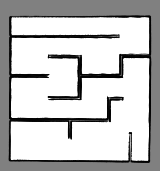
#> input picture src/gazebo_map/map/mymap.pgm, 160 x 171 px, given in place of the camera
$ python main.py
#> lines starting #> are read from the running program, lines starting #| are printed output that depends on the picture; after the words box and inside, x2 and y2 are one past the last pixel; in counts of white or black regions, pixels touching at a corner belong together
### pycharm/function.py
import cv2
import numpy as np

'''
参数:pts为二维矩阵
功能:寻找四边形的的四个角
'''


def order_points(pts):
    rect = np.zeros((4, 2), dtype="float32")
    s = np.sum(pts, axis=1)
    rect[0] = pts[np.argmin(s)]
    rect[2] = pts[np.argmax(s)]
    diff = np.diff(pts, axis=1)
    rect[1] = pts[np.argmin(diff)]
    rect[3] = pts[np.argmax(diff)]
    return rect


'''
参数:cnts为 cv2.findContours 函数的返回值 contours
功能:从轮廓中找面积最大的四边形
'''


def square(cnts):
    if len(cnts) > 0:
        i = -1
        # 按轮廓面积降序排列
        cnts = sorted(cnts, key=cv2.contourArea, reverse=True)
        for c in cnts:
            # 近似轮廓
            peri = cv2.arcLength(c, True)  # 获取轮廓周长
            approx = cv2.approxPolyDP(c, 0.02 * peri, True)  # 多边形拟合，输出多边形顶点
            i = i + 1
            # 如果我们的近似轮廓有四个顶点，则确定找到了文档
            if len(approx) == 4:
                break
    return i


'''
功能:透视变换
'''


def transform(picture, dot):
    dst = np.array([
        [0, 0],
        [640, 0],
        [640, 480],
        [0, 480]], dtype="float32")
    M = cv2.getPerspectiveTransform(dot, dst)
    warped = cv2.warpPerspective(picture, M, (640, 480))
    return warped


# [29 lines left out: function find_white, not called in this run]

### pycharm/main.py
import cv2
import numpy as np

import function

cap = cv2.VideoCapture(0)
while cap.isOpened():
    ret, frame = cap.read()
#> frame is the input picture: shape (171, 160, 3); min 1, max 255, mean 197.3
    cv2.imshow('picture', frame)
    gray = cv2.cvtColor(frame, cv2.COLOR_BGR2GRAY)
    cv2.imshow("gray", gray)
    binary = cv2.Canny(gray, 70, 200)
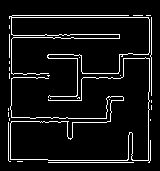
#> binary: shape (171, 160); 7.4% white in thin lines or dots, all inside (x1, y1, x2, y2) = (8, 15, 152, 163)
    binary = cv2.dilate(binary, cv2.getStructuringElement(cv2.MORPH_RECT, (5, 5)))
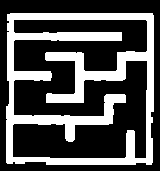
#> binary: shape (171, 160); 31.1% white; 1 white region
    contours, hierarchy = cv2.findContours(binary, cv2.RETR_EXTERNAL, cv2.CHAIN_APPROX_NONE)
#> contours = 1 contour; box (x1, y1, x2, y2) and area: (6, 13, 154, 165) 21836

    if np.array(contours, dtype=object).size != 0:
        i = function.square(contours)
#> in square, `cnts = sorted(cnts, key=cv2.contourArea, reverse=True)`: cnts has the same summary as contours outside square
#> the loop in square, `for c in cnts:` made 1 pass
#> (peri, approx, i) on pass 1: (616.5, [[7, 14], [6, 162], [151, 164], [152, 13]], 0)
#> after the loop in square, `for c in cnts:`: i = 0
#> i = 0
        trans = np.reshape(contours[i], (-1, 2))
#> trans = 607 pairs, first value 6 to 153, second value 13 to 164
        a = function.order_points(trans)
#> in order_points, `s = np.sum(pts, axis=1)`: s = 607 values, max 315 at index 309, min 21 at index 3, mean 168.3
#> in order_points, `diff = np.diff(pts, axis=1)`: diff = 607 values, max 156 at index 157, min -139 at index 465, mean 9.55
#> a = [[7, 14], [152, 13], [151, 164], [6, 162]]
        pic = function.transform(gray, a)
#> in transform, `M = cv2.getPerspectiveTransform(dot, dst)`: M = [[4.51, 0.0305, -31.98], [0.0224, 3.25, -45.62], [0.00014, 1.87e-06, 1]]
#> in transform, `warped = cv2.warpPerspective(picture, M, (640, 480))`:
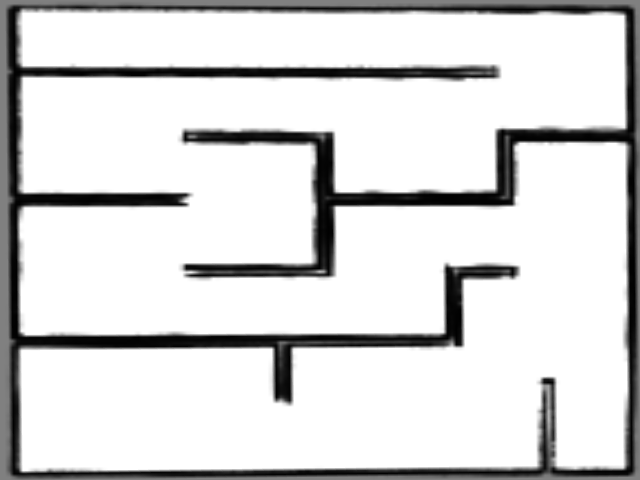
#> warped: shape (480, 640); min 1, max 255, mean 215.5
        cv2.imshow('pic', pic)
    else:
        pic = gray
    # retval, dst = cv2.threshold(gray, 0, 255, cv2.THRESH_OTSU)
    # cv2.imshow("dst", dst)
    params = cv2.SimpleBlobDetector_Params()
    # 设置阈值
    params.minThreshold = 10
    params.maxThreshold = 200
    # 设置选择颜色
    params.filterByColor = True
    params.blobColor = 255
    # 设置选择区域
    params.filterByArea = True
    params.maxArea = 50000
    params.minArea = 200
    # 设置圆度
    params.filterByCircularity = True
    params.minCircularity = 0.1
    # 设置凸度
    params.filterByConvexity = True
    params.minConvexity = 0.87
    # 设置惯性比
    params.filterByInertia = True
    params.minInertiaRatio = 0.01
    detector = cv2.SimpleBlobDetector_create(params)
    keypoints = detector.detect(pic)
#> keypoints = ()
    print(len(keypoints))
#| 0
    with_keypoints = cv2.drawKeypoints(pic, keypoints, np.array([]),
                                       (0, 0, 255), cv2.DRAW_MATCHES_FLAGS_DRAW_RICH_KEYPOINTS)
    cv2.imshow("Keypoints", with_keypoints)
    if cv2.waitKey(1) & 0xFF == ord('q'):
#> (key q is pressed here)
        break
cap.release()
cv2.destroyAllWindows()
